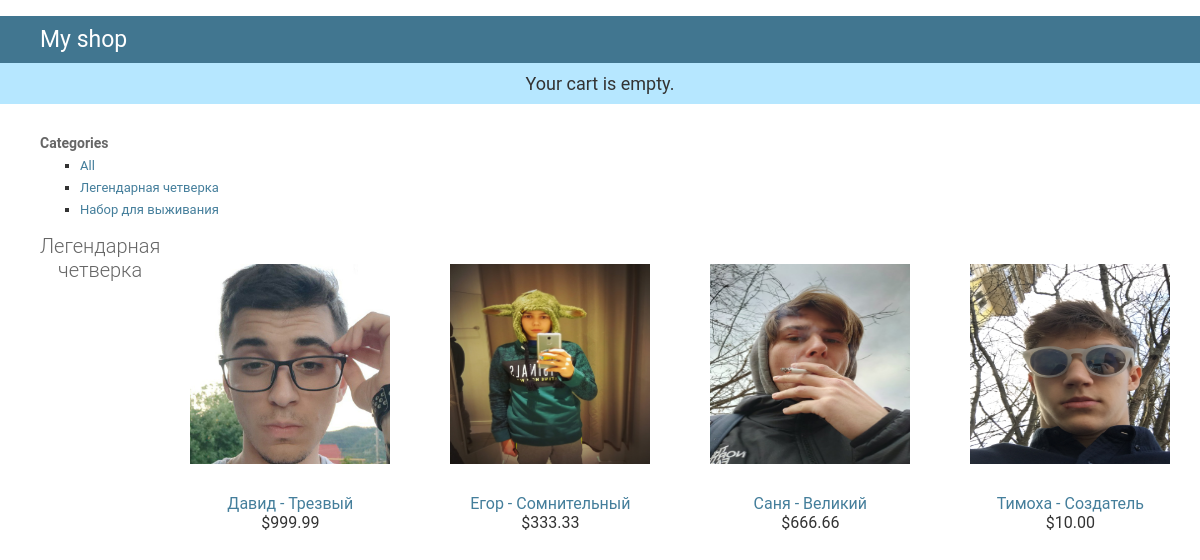
Screenshot of /sanechek/ with the database file from the repository.
### shop/models.py (models this page shows, shortened)
class Category(models.Model):
    name = models.CharField(max_length=200, db_index=True)
    slug = models.SlugField(max_length=200, db_index=True, unique=True)
    def get_absolute_url(self):
        return reverse('shop:product_list_by_category',
                        args=[self.slug])
    class Meta:
        ordering = ('name',)
        verbose_name = 'Категория'
        verbose_name_plural = 'Категории'

class Product(models.Model):
    category = models.ForeignKey(Category, related_name='products', on_delete = models.CASCADE)
    name = models.CharField(max_length=200, db_index=True)
    slug = models.SlugField(max_length=200, db_index=True)
    image = models.ImageField(upload_to='products/%Y/%m/%d', blank=True)
    description = models.TextField(blank=True)
    price = models.DecimalField(max_digits=10, decimal_places=2)
    stock = models.PositiveIntegerField()
    available = models.BooleanField(default=True)
    created = models.DateTimeField(auto_now_add=True)
    updated = models.DateTimeField(auto_now=True)
    def get_absolute_url(self):
        return reverse('shop:product_detail',
                        args=[self.id, self.slug])
    class Meta:
        verbose_name = 'Продукт'
        verbose_name_plural = 'продукты'
        ordering = ('name',)
        index_together = (('id', 'slug'),)

### shop/views.py (the view)
def product_list(request, category_slug=None):
    category = None
    categories = Category.objects.all()
    products = Product.objects.filter(available=True)
    if category_slug:
        category = get_object_or_404(Category, slug=category_slug)
        products = products.filter(category=category)
    return render(request,
                  'shop/product/list.html',
                  {'category': category,
                   'categories': categories,
                   'products': products})

### cart/cart.py (called while the page is built)
    def __len__(self):
        return sum(item['quantity'] for item in self.cart.values())

### cart/context_processors.py (called while the page is built)
def cart(request):
    return {'cart': Cart(request)}

### shop/templates/shop/product/list.html (shortened to what this page needs)
﻿{% extends "shop/base.html" %}
{% load static %}
{% block content %}
    <div id="sidebar">
        <h3>Categories</h3>
        <ul>
            <li {% if not category %}class="selected"{% endif %}>
                <a href="{% url "shop:product_list" %}">All</a>
            </li>
            {% for c in categories %}
                <li {% if category.slug == c.slug %}class="selected"{% endif %}>
                    <a href="{{ c.get_absolute_url }}">{{ c.name }}</a>
                </li>
            {% endfor %}
        </ul>
    </div>
    <div id="main" class="product-list">
        <h1>{% if category %}{{ category.name }}{% else %}Products{% endif %}</h1>
        {% for product in products %}
            <div class="item">
                <a href="{{ product.get_absolute_url }}">
                    <img src="{% if product.image %}{{ product.image.url }}{% else %}{% static "img/no_image.png" %}{% endif %}">
                </a>
                <a href="{{ product.get_absolute_url }}">{{ product.name }}</a><br>
                ${{ product.price }}
            </div>
        {% endfor %}
    </div>
{% endblock %}

### shop/templates/shop/base.html (shortened to what this page needs)
﻿{% load static %}
<!DOCTYPE html>
<html>
<head>
    <link href="{% static "css/base.css" %}" rel="stylesheet">
</head>
<body>
<div id="header">
    <a href="/" class="logo">My shop</a>
</div>
<div id="subheader">
    <div class="cart">
    {% with total_items=cart|length %}
        {% if cart|length > 0 %}
            Your cart:
            <a href="{% url "cart:cart_detail" %}">
                {{ total_items }} item{{ total_items|pluralize }},
                ${{ cart.get_total_price }}
            </a>
        {% else %}
            Your cart is empty.
        {% endif %}
    {% endwith %}
</div>
</div>
<div id="content">
    {% block content %}
    {% endblock %}
</div>
</body>
</html>

### shop/static/css/base.css (style rules this page uses)
.product-list { display: flex; text-align: center; }
#sidebar { text-align: left; }
#content { text-align: center; font-size: medium; }
.item img { padding: 30px; width: 200px; height: 200px; display: flex; }
.cart { background-color:#b6e7ff; padding: 10px; font-size: large; margin: 0 auto; justify-content: center; text-align: center; }
body { margin: 0; padding: 0; font-size: 14px; font-family: "Roboto","Lucida Grande","DejaVu Sans","Bitstream Vera Sans",Verdana,Arial,sans-serif; color: #333; background: #fff; }
a:link, a:visited { color: #447e9b; text-decoration: none; }
a img { border: none; }
p, ol, ul, dl { margin: .2em 0 .8em 0; }
h1,h2,h3,h4,h5 { font-weight: bold; }
h1 { margin: 0 0 20px; font-weight: 300; font-size: 20px; color: #666; }
h3 { font-size: 14px; margin: .8em 0 .3em 0; color: #666; font-weight: bold; }
ul li { list-style-type: square; padding: 1px 0; }
li, dt, dd { font-size: 13px; line-height: 20px; }
#content { padding: 20px 40px; }
#header { width: auto; height: auto; display: flex; font-size: 23px; justify-content: space-between; align-items: center; padding: 10px 40px; background: #417690; color: #ffc; overflow: hidden; }
#header a:link, #header a:visited { color: #fff; }

### rows the page displays
Category: name "Легендарная четверка"
Category: name "Набор для выживания"
Product: image (picture), name "Давид - Трезвый", price "999.99"
Product: image (picture), name "Егор - Сомнительный", price "333.33"
Product: image (picture), name "Саня - Великий", price "666.66"
Product: image (picture), name "Тимоха - Создатель", price "10.00"
